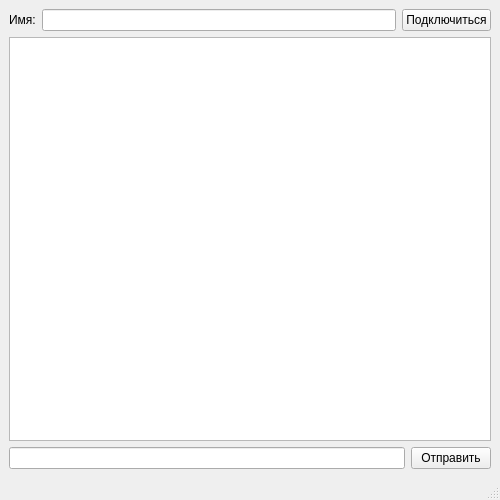
<?xml version="1.0" encoding="UTF-8"?>
<ui version="4.0">
 <class>Client</class>
 <widget class="QMainWindow" name="Client">
  <property name="geometry">
   <rect>
    <x>0</x>
    <y>0</y>
    <width>500</width>
    <height>500</height>
   </rect>
  </property>
  <property name="minimumSize">
   <size>
    <width>500</width>
    <height>500</height>
   </size>
  </property>
  <property name="maximumSize">
   <size>
    <width>500</width>
    <height>500</height>
   </size>
  </property>
  <property name="windowTitle">
   <string>Client</string>
  </property>
  <widget class="QWidget" name="centralwidget">
   <layout class="QGridLayout" name="gridLayout">
    <item row="0" column="0">
     <layout class="QVBoxLayout" name="verticalLayout">
      <item>
       <layout class="QHBoxLayout" name="horizontalLayout_3">
        <item>
         <layout class="QHBoxLayout" name="horizontalLayout">
          <item>
           <widget class="QLabel" name="l_name">
            <property name="text">
             <string>Имя:</string>
            </property>
           </widget>
          </item>
          <item>
           <widget class="QLineEdit" name="lE_name"/>
          </item>
         </layout>
        </item>
        <item>
         <widget class="QPushButton" name="pB_connectToServer">
          <property name="text">
           <string>Подключиться</string>
          </property>
         </widget>
        </item>
       </layout>
      </item>
      <item>
       <widget class="QTextEdit" name="tE_info"/>
      </item>
      <item>
       <layout class="QHBoxLayout" name="horizontalLayout_2">
        <item>
         <widget class="QLineEdit" name="lE_sendData"/>
        </item>
        <item>
         <widget class="QPushButton" name="pB_sendData">
          <property name="text">
           <string>Отправить</string>
          </property>
         </widget>
        </item>
       </layout>
      </item>
     </layout>
    </item>
   </layout>
  </widget>
  <widget class="QMenuBar" name="menubar">
   <property name="geometry">
    <rect>
     <x>0</x>
     <y>0</y>
     <width>500</width>
     <height>26</height>
    </rect>
   </property>
  </widget>
  <widget class="QStatusBar" name="statusbar"/>
 </widget>
 <resources/>
 <connections/>
</ui>
